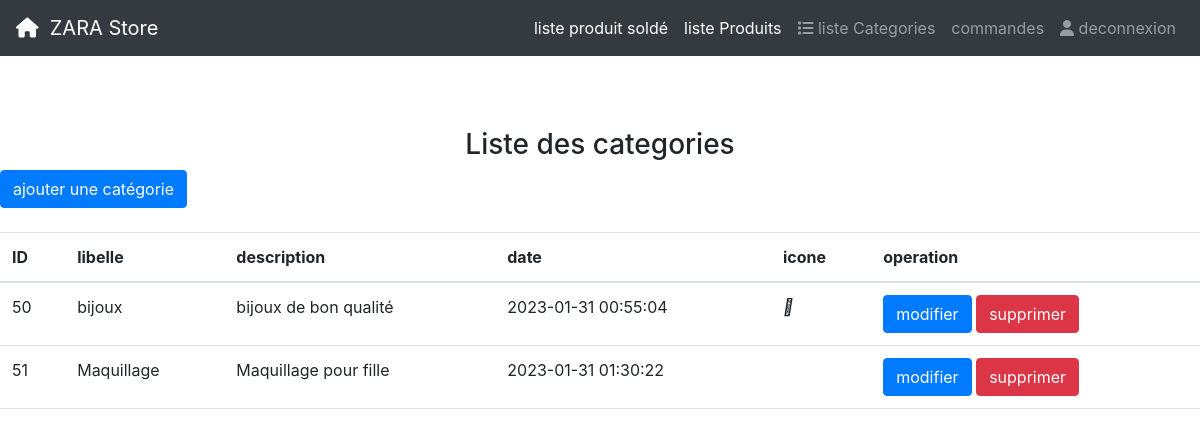
Screenshot of /listecat.php with the database file from the repository.
### tables this page shows
CREATE TABLE `categori` (
  `id` int(11) NOT NULL,
  `libelle` varchar(100) NOT NULL,
  `description` varchar(150) NOT NULL,
  `date` datetime NOT NULL DEFAULT current_timestamp(),
  `icone` varchar(200) NOT NULL
);

### listecat.php (the view, shortened to what this page needs)
<!DOCTYPE html>
<html lang="en">
<head>
    <link href="https://cdn.jsdelivr.net/npm/bootstrap@5.3.0-alpha1/dist/css/bootstrap.min.css" rel="stylesheet">
    <link rel="stylesheet" href="https://cdnjs.cloudflare.com/ajax/libs/twitter-bootstrap/4.1.2/css/bootstrap.min.css">
    <link      href="https://cdnjs.cloudflare.com/ajax/libs/font-awesome/6.2.1/css/all.min.css" rel="stylesheet">
</head>
<body>
<?php include 'nav1.php' ?>
<div>
<br>
<br>
<br>
<h3 style=" text-align:center">Liste des categories</h3>
<a  style=" text-align:center"  href="ajoutercat.php" class="btn btn-primary" >ajouter une catégorie</a>
<br>
<br>
<table class="table table-hover">
<thead>
    <tr>
    <th>ID</th>
<th>libelle</th>
<th>description</th>
<th>date</th>
<th>icone</th>
<th>operation</th>
</tr>
</thead>
<tbody>
<?php
$user = "root";
$pass = "";
  $pdo = new PDO ("mysql:host=localhost;dbname=siteweb", $user, $pass);
  $categories = $pdo->query( 'SELECT * FROM categori')->fetchAll( PDO::FETCH_ASSOC);
foreach($categories as $categories){
    ?>
    <tr>
    <td> <?php echo $categories['id']?></td>
    <td>    <?php echo $categories['libelle']?> </td>
    <td>   <?php echo $categories['description']?> </td>
    <td>     <?php echo $categories['date']?> </td>
    <td>     <i class=" fa<?php  echo  $categories['icone'] ?>"></i> </td>
    <td>
       <a href="modifier_categorie.php?id= <?php echo $categories['id']?>" class=" btn btn-primary">modifier</a>
       <a href="supprimer_categorie.php?id= <?php echo $categories['id']?>" onclick="return confirm(' voulez vous vraiment supprimer lacategorie <?php echo $categories['libelle']?> ')" class=" btn btn-danger">supprimer</a>
    </td>
    </tr>
    <?php
}
?>
</tbody>
</table>
</div>
</body>
</html>

### rows the page displays
categori: id "50", libelle "bijoux", description "bijoux de bon qualité", date "2023-01-31 00:55:04"
categori: id "51", libelle "Maquillage", description "Maquillage pour fille", date "2023-01-31 01:30:22"
